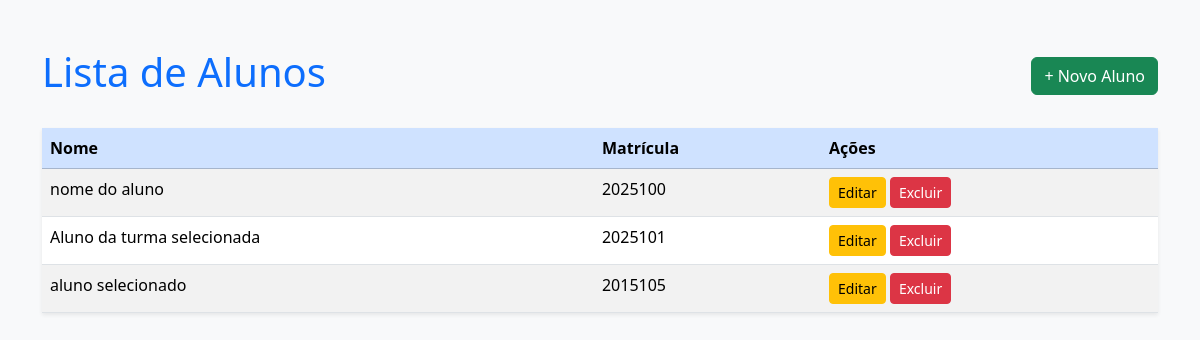
/alunos/, run on an earlier commit of the app's database.
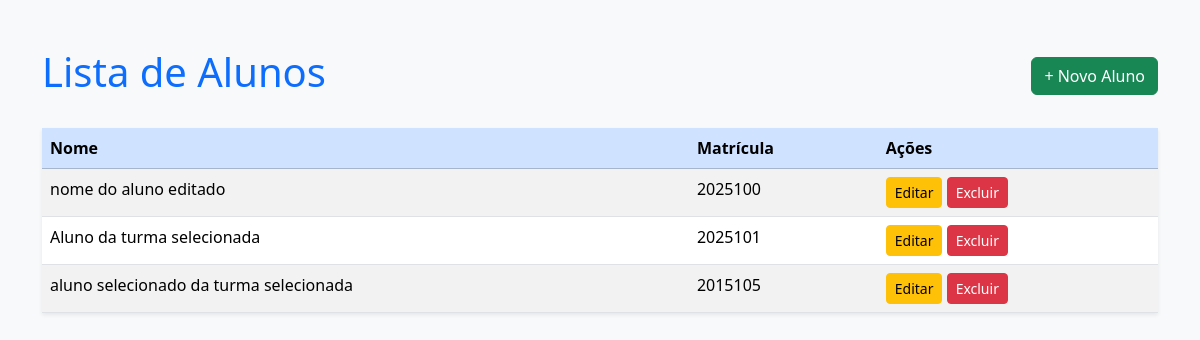
And on a later commit of the database.
### app/models.py (models this page shows, shortened)
class Aluno(models.Model):
    matricula = models.IntegerField(unique=True)
    cpf_aluno = models.CharField(max_length=15, unique=True)
    nome_aluno = models.CharField(max_length=100)
    email_aluno = models.EmailField()
    endereco = models.CharField(max_length=200)
    telefone = models.CharField(max_length=15)
    data_nascimento = models.DateField()
    turma = models.ForeignKey(Turma, on_delete=models.PROTECT, related_name="alunos")

### app/views.py (the view)
# urls.py: path("alunos/", AlunoListView.as_view(), name="aluno_list"),
class AlunoListView(ListView):
    model = Aluno
    template_name = "app/aluno_list.html"
    context_object_name = "alunos"

### app/templates/app/aluno_list.html (shortened to what this page needs)
<!DOCTYPE html>
<html lang="pt-br">
<head>
    <link href="https://cdn.jsdelivr.net/npm/bootstrap@5.3.3/dist/css/bootstrap.min.css" rel="stylesheet">
</head>
<body class="bg-light">
    <div class="container mt-5">
        <div class="d-flex justify-content-between align-items-center mb-4">
            <h1 class="text-primary">Lista de Alunos</h1>
            <a href="{% url 'aluno_create' %}" class="btn btn-success">+ Novo Aluno</a>
        </div>
        {% if alunos %}
        <table class="table table-striped table-hover shadow-sm">
            <thead class="table-primary">
                <tr>
                    <th>Nome</th>
                    <th>Matrícula</th>
                    <th>Ações</th>
                </tr>
            </thead>
            <tbody>
                {% for aluno in alunos %}
                <tr>
                    <td>{{ aluno.nome_aluno }}</td>
                    <td>{{ aluno.matricula }}</td>
                    <td>
                        <a href="{% url 'aluno_update' aluno.pk %}" class="btn btn-warning btn-sm">Editar</a>
                        <a href="{% url 'aluno_delete' aluno.pk %}" class="btn btn-danger btn-sm">Excluir</a>
                    </td>
                </tr>
                {% endfor %}
            </tbody>
        </table>
        {% else %}
            <div class="alert alert-info text-center">
                Nenhum aluno cadastrado.
            </div>
        {% endif %}
    </div>
</body>
</html>

What changed in the data, as far as the page shows it:
changed Aluno: nome_aluno "nome do aluno" → "nome do aluno editado"
changed Aluno: nome_aluno "aluno selecionado" → "aluno selecionado da turma selecionada"
